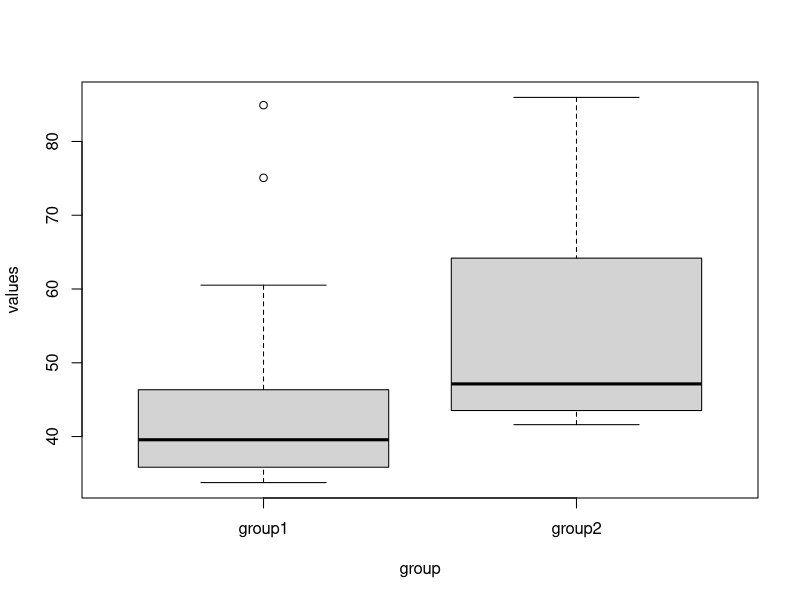
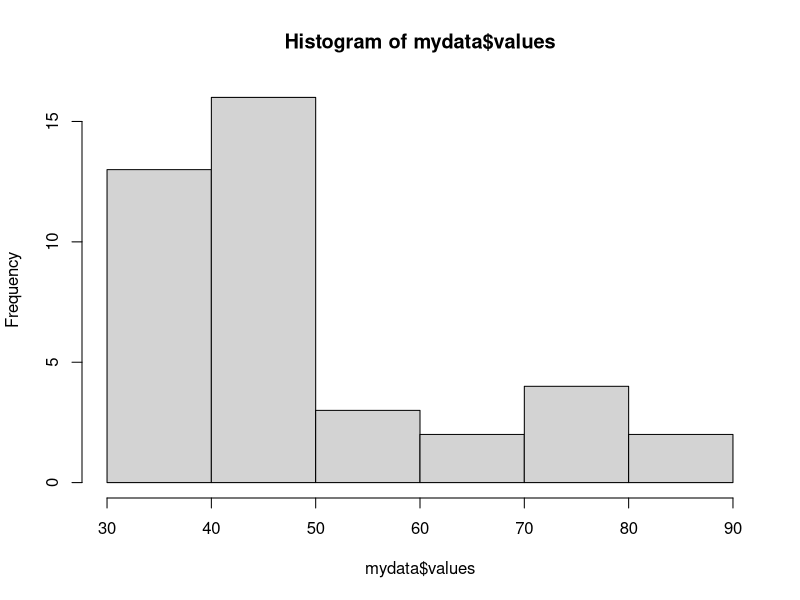
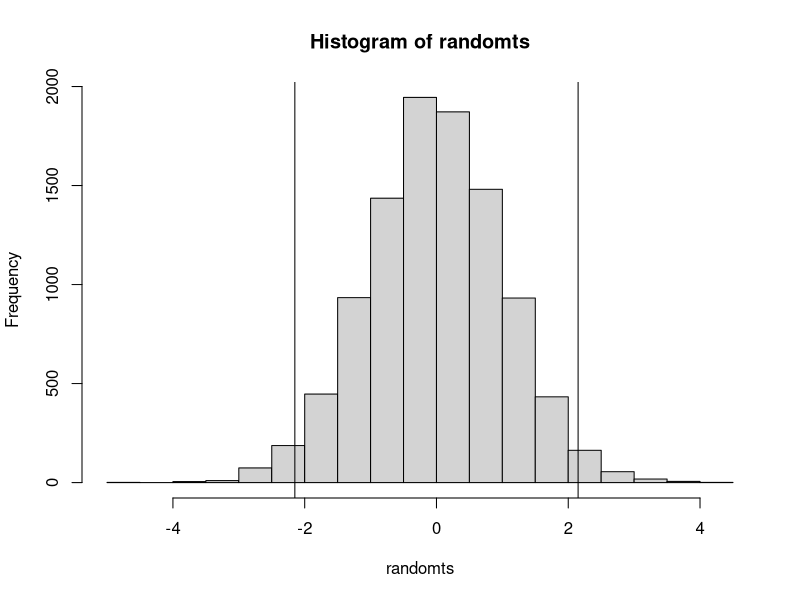
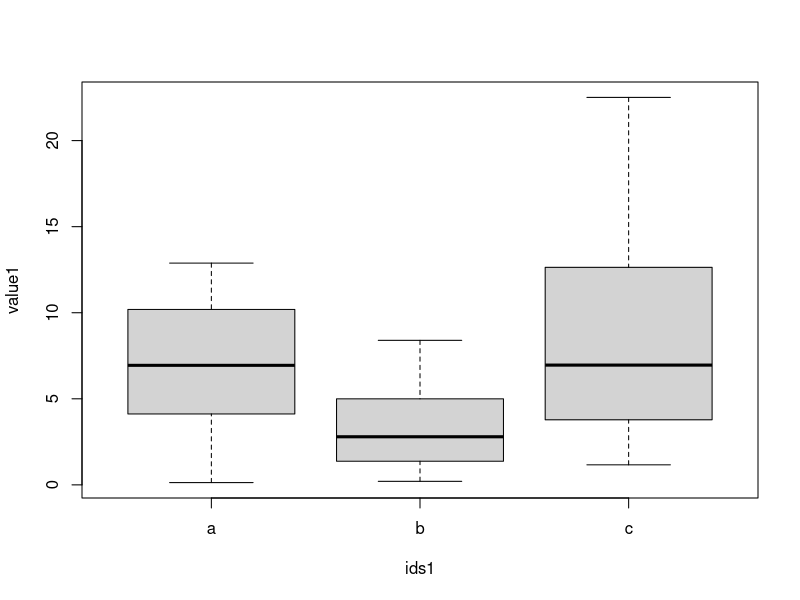
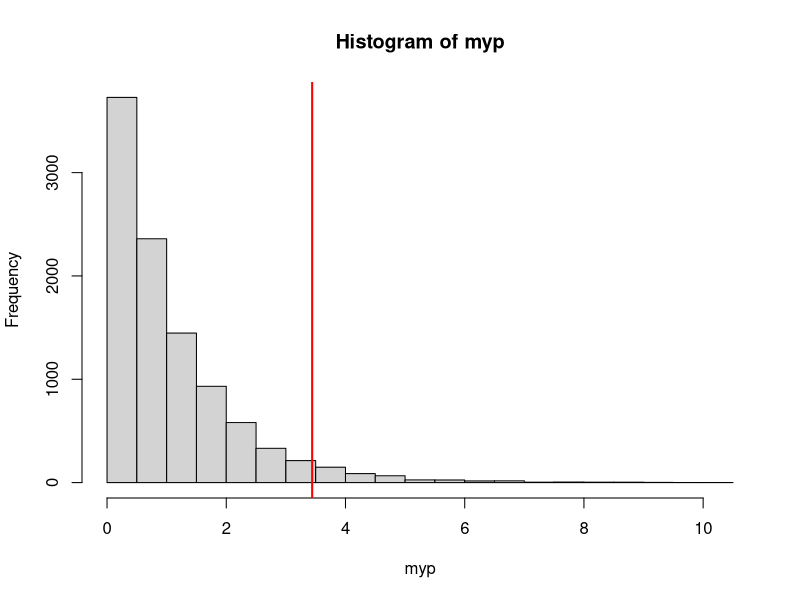
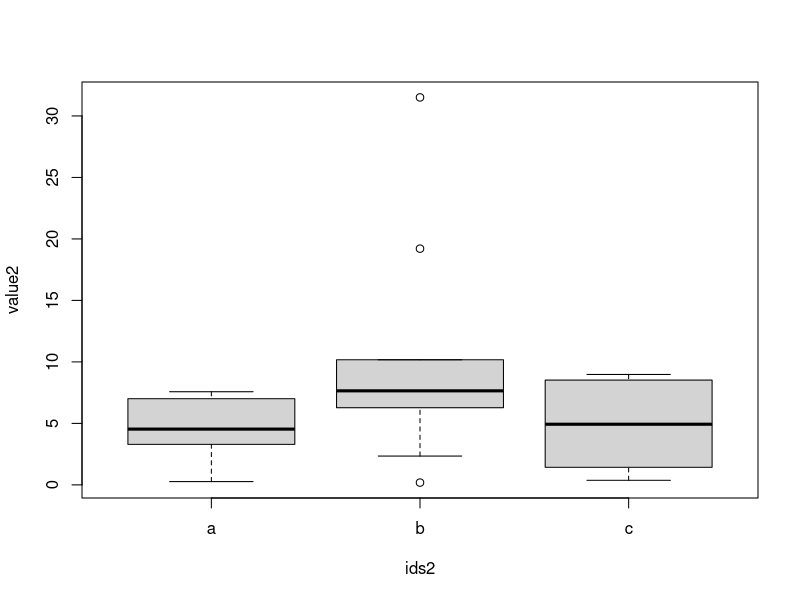
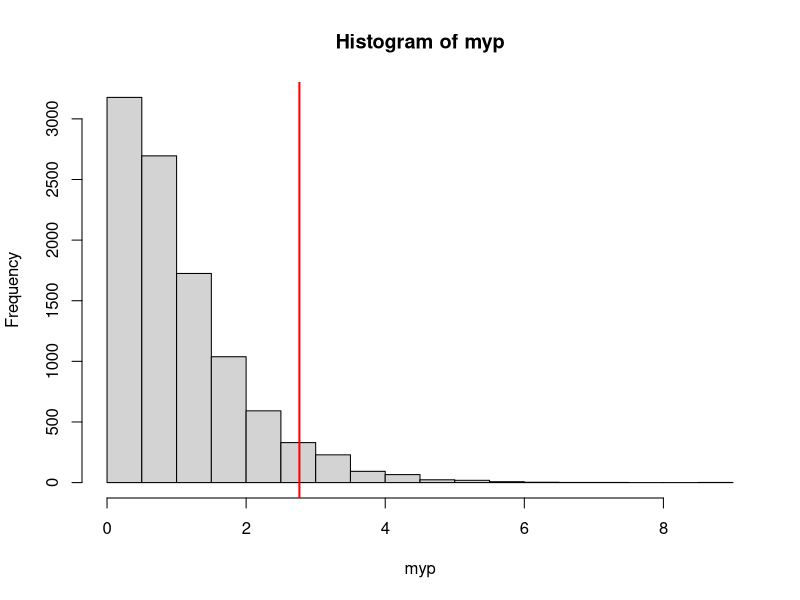

Write the R code that produced these figures, in order. (Note: this script raises an error after producing the figures.)
######  PERMUTATION / RANDOMIZATION TESTS  .... introduction   ######



###### there are lots of built in ways of permuting/randomizing data in R. 


## First one is combn()
## produces all combination of set of elements of a given size. - does not take order into account.

combn(c("purple", "pink", "green", "yellow", "orange", "white"), 4)

mycolors <- c("purple", "pink", "green", "yellow", "orange", "white")
mycolors
combn(mycolors, 3)

combn(letters[1:4],2)



## we probably remember sample()

sample(mycolors)                 # run it a few times
sample(mycolors,3)               # run it a few times
sample(mycolors,3, replace=T)    # run it a few times



## replicate() can be useful here too

replicate(10, sample(mycolors,3))   # see what it did ?




# there are lots of fun things in R to do with permutations/randomizations/sambling/combinations,
# we'll do more in later tutorials.....




#### Permuting/Randomizing Data  - Some introductory comments ####

# General principle:   Is the pattern in the data that we observe likely to have arisen by chance, or not?

# Essentially we will randomly shuffle our data (or e.g. the groups our data belong to) and examine how often
# our data lead to an observed parameter (mean, sum) of a group, 
# or how ofen our observed statistic (e.g. t-statistic, F-value) arises, compared to N shuffles of the data.

## Advantages:
# We do not have to worry about whether our data are normally distributed or groups have equal variances
# We are not assuming our data are sampled from some general population/distribution
# Very useful for skewed data, small sample sizes.

## Things to remember:
# data should still be independent of one another                                                                                                                                                                                                                                                                        
# One criticism of permutation/randomization tests is whether their results are generalizable to a theoretical general population
# The degree to which they are generalizable is dependent upon how 'at random' our sample was drawn from a general population

# a good reference: http://biol09.biol.umontreal.ca/PLcourses/Statistical_tests.pdf
                                                    




# It's best to learn their utility from some simple examples ...




#### Example 1.  - A complete permutation test  ####

x <- c(25.17, 20.57, 19.03)
y <- c(25.88, 25.20, 23.75, 26.99)

length(x)         # [1] 3
length(y)         # [1] 4
length(c(x,y))    # [1] 7

choose(7,3) # [1] 35, There are 35 ways of dividing the 7 observations into samples of size 3 and 4
choose(7,4) # [1] 35, it's the same.


sum(x) # [1] 64.77

combn(c(x,y),3)  #produces all 35 combinations of picking any 3 of our sample of 7

apply(combn(c(x,y),3),2,sum) #for all columns (denoted by the '2') apply the function sum

sort(apply(combn(c(x,y),3),2,sum)) #and sort them

2/35 # p is 2/35 or how much of the distribution are less than or equal to the observed 
     # [1] 0.05714286
     # Note that only in the case of no x-y overlap is a p-value below .05 possible here.







#### Example 2.  Comparing 2 groups - randomized permutation t-test ####


# e.g. comparing the reaction times of two groups

group1 <- c(36.30,  42.07,  39.97,  39.33,  33.76,  33.91,  39.65,  84.92,  40.70,  39.65,
39.48,  35.38,  75.07,  36.46,  38.73,  33.88,  34.39,  60.52,  53.63,  50.62)

group2 <- c(49.48,  43.30,  85.97,  46.92,  49.18,  79.30,  47.35,  46.52,  59.68,  42.89,
49.29,  68.69,  41.61,  46.81,  43.75,  46.55,  42.33,  71.48,  78.95,  42.06)

mydata <- data.frame(values=c(group1,group2), group=rep(c("group1", "group2"),each=20))

mydata

boxplot(values~group,mydata)
t.test(values~group,mydata)                        # t=-2.1496, p=0.03802

hist(mydata$values)
shapiro.test(mydata$values)                        # not normally distributed
bartlett.test(mydata$values, mydata$group)         # variances equal


mydata$group
sample(mydata$group)  # run this a few times to see what happens

split(mydata$values, sample(mydata$group))  # run this a few times to see what happens

#run the beneath 4 lines a few times
a <- split(mydata$values, sample(mydata$group))
a[[1]]
a[[2]]
t.test(a[[1]],a[[2]])

mytest <- t.test(a[[1]],a[[2]])
mytest
str(mytest)
mytest$statistic
mytest[[1]]

t.test(a[[1]],a[[2]])$statistic  #these look awful, but return the t-statistic effectively
t.test(a[[1]],a[[2]])[[1]]



## going to put above into a for loop.....

results <- vector("list",10000)  # this will store our results

# might take 1 minute.   Store all t-statistics generated from 10000 randomizations (each [i])

for(i in 1:10000){
  a <- split(mydata$values, sample(mydata$group))
  results[[i]] <- t.test(a[[1]],a[[2]])[[1]]
}

results # these results are stored as a list because we told it to

unlist(results) #unpack from the list
 
as.numeric(unlist(results)) #we don't need the t...

randomts <- as.numeric(unlist(results)) #we don't need the t...

hist(randomts)      # t values we would be likely to obtain when the null is true
abline(v= -2.1496)  #this was the t-statistic from our initial observed data

sum(randomts <= -2.1496)  #182 (yours may vary slightly as your randomizations won't be exactly the same)

sum(randomts <= -2.1496) / 10000   # our generated 'exact' p-value for one tailed # [1] 0.0182


abline(v= 2.1496) # what about the other end of the distribution ?
sum(randomts <= -2.1496)
sum(randomts >=  2.1496)

(sum(randomts <= -2.1496) + sum(randomts >=  2.1496))  #375 - number of instance of a t-statistic as

(sum(randomts <= -2.1496) + sum(randomts >=  2.1496))  / 10000    # [1] 0.0375



# another tip:   If your data contain many 'ties' as often is the case using scaled data,
# you might want to consider using something like the mean or sum of group 1 to compare to randomized data,
# rather than a continuous variable like the t-statistic.






#### Example 3.  Randomized One-Way ANOVA ####

# The basic idea is that if the null is true, the group labels are arbitrary
# you don't change the distributions by shuffling them.


# Say we've measured the amount of iron in rocks
# We have collected 10 samples from 3 different regions (a=Arizona, b=Bermuda, c=Colorado)

# We do a One-Way ANOVA and I get a difference between the 3 regions. 

# But was this chance?

# Perhaps we had non normality and/or heterogeneous variances between groups...
# and a non-parametric test suggests no differences...

# Options ?  - transform data?, do One-Way ANOVA with Welchs correction ?, Permutation test?


# Advantage of Permutations/Ranomizations:
# - you don't need to worry as much about normality/equal variances



# Example 3a

rocks <- read.csv("rocks.csv")

rocks

boxplot(value1 ~ ids1, rocks)

summary(aov(value1 ~ ids1, rocks))              # significant p=0.0467, F=3.441
kruskal.test(value1 ~ ids1, rocks)              # not signficiant
shapiro.test(rocks$value1)                      # not normal
bartlett.test(rocks$value1, rocks$ids1)         # non equal variances


## lets do a randomization test.
# we will randomize the order of the ids here.

rocks$value1
ironvalue <- rocks$value1
ironvalue

rocks$ids1
place <- rocks$ids1
place
table(place)

# a  b  c 
# 10 10 10 

sample(place) # run this a few times - it generates reordered versions of ids1.

summary(aov(ironvalue ~ place))              # same as before  -  p=0.0467, F=3.441

summary(aov(ironvalue ~ sample(place)))      # keep running, will be different

myoutput <- summary(aov(ironvalue ~ sample(place)))      
myoutput
str(myoutput)

summary(aov(ironvalue ~ sample(place)))[[1]][4]  #first thing in list, fourth index = F-value
summary(aov(ironvalue ~ sample(place)))[[1]][[4]]  #double bracket gets rid of some of the text
summary(aov(ironvalue ~ sample(place)))[[1]][[4]][1]  #this is the F-value !!!

#now let's get that F-value 10,000 times

replicate(10000, summary(aov(ironvalue ~ sample(place)))[[1]][[4]][1])   #this will take about 1-2 minutes

myp <- replicate(10000, summary(aov(ironvalue ~ sample(place)))[[1]][[4]][1])

hist(myp)
abline(v=3.441, col="red", lwd=2)

sum(myp>=3.441) #the proportion of myp 's F statistics that are >= the observed value of 3.441
# [1] 417

sum(myp>=3.441) /10000     # [1] 0.0417   - only 4.17% of samples had F values higher than our observed




#####  Example 3b

boxplot(value2 ~ ids2, rocks)

summary(aov(value2 ~ ids2, rocks))              # not significant   p=.0808, F=2.766
kruskal.test(value2 ~ ids2, rocks)              # not signficiant   p=.1554
shapiro.test(rocks$value2)                      # not normal
bartlett.test(rocks$value2, rocks$ids2)         # non equal variances

myp <- replicate(10000, summary(aov(rocks$value2 ~ sample(rocks$ids2)))[[1]][[4]][1])   #this will take about 1-2 minutes

hist(myp)
abline(v=2.766, col="red", lwd=2)
sum(myp>=2.766) /10000  #[1] 0.0558

#note: 10,000 randomizations are probably the minimum you'd want to do - could do e.g. up to 100,000




# Example 3c  - from bloodwork.csv

boxplot(immuncount ~ state, df)

summary(aov(immuncount ~ state, df))
pairwise.t.test(df$immuncount,df$state , p.adjust.method="holm")


summary(aov(immuncount ~ state, df))              # not significant   p=.0782, F=2.805
kruskal.test(immuncount ~ state, df)              # not signficiant   p=.1257
shapiro.test(df$immuncount)                       # not normal
bartlett.test(df$immuncount, df$state)            # variances are equal

myp <- replicate(10000, summary(aov(df$immuncount ~ sample(df$state)))[[1]][[4]][1])   #this will take about 1-2 minutes

hist(myp)
abline(v=2.805, col="red", lwd=2)
sum(myp>=2.805) /10000  #what do you think it will turn out to be ?



